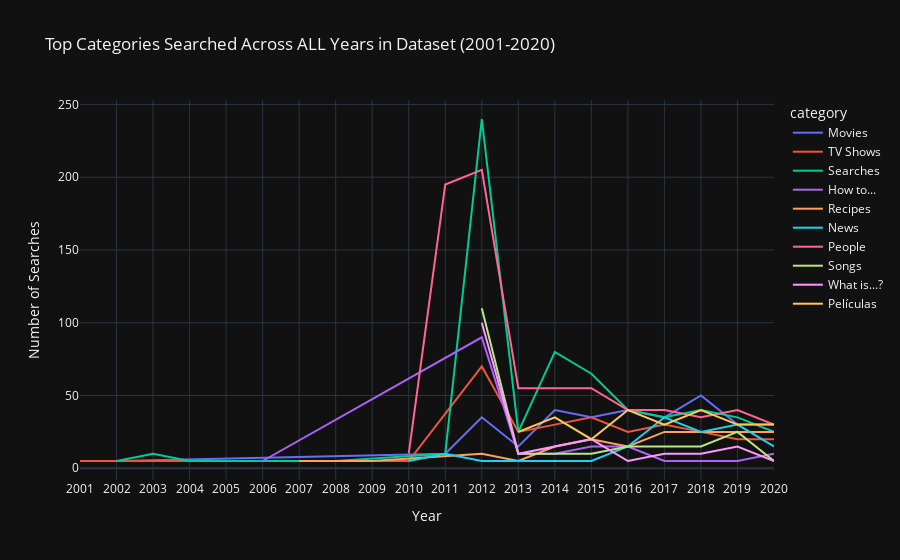

Notebook source saved alongside this figure:
### Markdown cell above
### show top 10 categories based on total count OF ALL TIME (in dataset)
- 2001 - 2020

### Code cell
top_categories = category_trends.groupby('category')['count'].sum().nlargest(10).index
filtered_data = category_trends[category_trends['category'].isin(top_categories)]

fig = px.line(filtered_data, 
              x='year', 
              y='count', 
              color='category', 
              title='Top Categories Searched Across ALL Years in Dataset (2001-2020)', 
              labels={'year': 'Year', 'count': 'Number of Searches'},
              line_group='category',
              hover_name='category')

fig.update_layout(
    xaxis=dict(tickmode='linear', tick0=2001, dtick=1),  
    template='plotly_dark', 
    hovermode='x unified',  # show hover info for all lines on the same x-axis value
    showlegend=True
)

fig.show()

### Figure 1 — Plotly figure (JSON) as saved in the notebook; plotly's stock layout.template omitted (floating-point values rounded to 4 significant figures)
{"data": [{"hovertemplate": "<b>%{hovertext}</b><br><br>category=Movies<br>Year=%{x}<br>Number of Searches=%{y}<extra></extra>", "hovertext": ["Movies", "Movies", "Movies", "Movies", "Movies", "Movies", "Movies", "Movies", "Movies", "Movies", "Movies", "Movies"], "legendgroup": "Movies", "line": {"color": "#636efa", "dash": "solid"}, "marker": {"symbol": "circle"}, "mode": "lines", "name": "Movies", "orientation": "v", "showlegend": true, "type": "scatter", "x": [2001, 2002, 2011, 2012, 2013, 2014, 2015, 2016, 2017, 2018, 2019, 2020], "xaxis": "x", "y": [5, 5, 10, 35, 15, 40, 35, 40, 35, 50, 30, 30], "yaxis": "y"}, {"hovertemplate": "<b>%{hovertext}</b><br><br>category=TV Shows<br>Year=%{x}<br>Number of Searches=%{y}<extra></extra>", "hovertext": ["TV Shows", "TV Shows", "TV Shows", "TV Shows", "TV Shows", "TV Shows", "TV Shows", "TV Shows", "TV Shows", "TV Shows", "TV Shows", "TV Shows", "TV Shows", "TV Shows"], "legendgroup": "TV Shows", "line": {"color": "#EF553B", "dash": "solid"}, "marker": {"symbol": "circle"}, "mode": "lines", "name": "TV Shows", "orientation": "v", "showlegend": true, "type": "scatter", "x": [2001, 2002, 2004, 2008, 2010, 2012, 2013, 2014, 2015, 2016, 2017, 2018, 2019, 2020], "xaxis": "x", "y": [5, 5, 5, 5, 5, 70, 25, 30, 35, 25, 30, 25, 20, 20], "yaxis": "y"}, {"hovertemplate": "<b>%{hovertext}</b><br><br>category=Searches<br>Year=%{x}<br>Number of Searches=%{y}<extra></extra>", "hovertext": ["Searches", "Searches", "Searches", "Searches", "Searches", "Searches", "Searches", "Searches", "Searches", "Searches", "Searches", "Searches", "Searches", "Searches"], "legendgroup": "Searches", "line": {"color": "#00cc96", "dash": "solid"}, "marker": {"symbol": "circle"}, "mode": "lines", "name": "Searches", "orientation": "v", "showlegend": true, "type": "scatter", "x": [2002, 2003, 2004, 2008, 2011, 2012, 2013, 2014, 2015, 2016, 2017, 2018, 2019, 2020], "xaxis": "x", "y": [5, 10, 5, 5, 10, 240, 25, 80, 65, 40, 35, 40, 35, 25], "yaxis": "y"}, {"hovertemplate": "<b>%{hovertext}</b><br><br>category=How to...<br>Year=%{x}<br>Number of Searches=%{y}<extra></extra>", "hovertext": ["How to...", "How to...", "How to...", "How to...", "How to...", "How to...", "How to...", "How to...", "How to...", "How to..."], "legendgroup": "How to...", "line": {"color": "#ab63fa", "dash": "solid"}, "marker": {"symbol": "circle"}, "mode": "lines", "name": "How to...", "orientation": "v", "showlegend": true, "type": "scatter", "x": [2006, 2012, 2013, 2014, 2015, 2016, 2017, 2018, 2019, 2020], "xaxis": "x", "y": [5, 90, 10, 10, 15, 15, 5, 5, 5, 10], "yaxis": "y"}, {"hovertemplate": "<b>%{hovertext}</b><br><br>category=Recipes<br>Year=%{x}<br>Number of Searches=%{y}<extra></extra>", "hovertext": ["Recipes", "Recipes", "Recipes", "Recipes", "Recipes", "Recipes", "Recipes", "Recipes", "Recipes", "Recipes", "Recipes"], "legendgroup": "Recipes", "line": {"color": "#FFA15A", "dash": "solid"}, "marker": {"symbol": "circle"}, "mode": "lines", "name": "Recipes", "orientation": "v", "showlegend": true, "type": "scatter", "x": [2007, 2009, 2012, 2013, 2014, 2015, 2016, 2017, 2018, 2019, 2020], "xaxis": "x", "y": [5, 5, 10, 5, 15, 20, 15, 25, 25, 25, 25], "yaxis": "y"}, {"hovertemplate": "<b>%{hovertext}</b><br><br>category=News<br>Year=%{x}<br>Number of Searches=%{y}<extra></extra>", "hovertext": ["News", "News", "News", "News", "News", "News", "News", "News", "News", "News"], "legendgroup": "News", "line": {"color": "#19d3f3", "dash": "solid"}, "marker": {"symbol": "circle"}, "mode": "lines", "name": "News", "orientation": "v", "showlegend": true, "type": "scatter", "x": [2010, 2011, 2012, 2014, 2015, 2016, 2017, 2018, 2019, 2020], "xaxis": "x", "y": [5, 10, 5, 5, 5, 15, 35, 25, 30, 15], "yaxis": "y"}, {"hovertemplate": "<b>%{hovertext}</b><br><br>category=People<br>Year=%{x}<br>Number of Searches=%{y}<extra></extra>", "hovertext": ["People", "People", "People", "People", "People", "People", "People", "People", "People", "People", "People"], "legendgroup": "People", "line": {"color": "#FF6692", "dash": "solid"}, "marker": {"symbol": "circle"}, "mode": "lines", "name": "People", "orientation": "v", "showlegend": true, "type": "scatter", "x": [2010, 2011, 2012, 2013, 2014, 2015, 2016, 2017, 2018, 2019, 2020], "xaxis": "x", "y": [10, 195, 205, 55, 55, 55, 40, 40, 35, 40, 30], "yaxis": "y"}, {"hovertemplate": "<b>%{hovertext}</b><br><br>category=Songs<br>Year=%{x}<br>Number of Searches=%{y}<extra></extra>", "hovertext": ["Songs", "Songs", "Songs", "Songs", "Songs", "Songs", "Songs", "Songs", "Songs"], "legendgroup": "Songs", "line": {"color": "#B6E880", "dash": "solid"}, "marker": {"symbol": "circle"}, "mode": "lines", "name": "Songs", "orientation": "v", "showlegend": true, "type": "scatter", "x": [2012, 2013, 2014, 2015, 2016, 2017, 2018, 2019, 2020], "xaxis": "x", "y": [110, 10, 10, 10, 15, 15, 15, 25, 5], "yaxis": "y"}, {"hovertemplate": "<b>%{hovertext}</b><br><br>category=What is...?<br>Year=%{x}<br>Number of Searches=%{y}<extra></extra>", "hovertext": ["What is...?", "What is...?", "What is...?", "What is...?", "What is...?", "What is...?", "What is...?", "What is...?"], "legendgroup": "What is...?", "line": {"color": "#FF97FF", "dash": "solid"}, "marker": {"symbol": "circle"}, "mode": "lines", "name": "What is...?", "orientation": "v", "showlegend": true, "type": "scatter", "x": [2012, 2013, 2015, 2016, 2017, 2018, 2019, 2020], "xaxis": "x", "y": [100, 10, 20, 5, 10, 10, 15, 5], "yaxis": "y"}, {"hovertemplate": "<b>%{hovertext}</b><br><br>category=Películas<br>Year=%{x}<br>Number of Searches=%{y}<extra></extra>", "hovertext": ["Películas", "Películas", "Películas", "Películas", "Películas", "Películas", "Películas", "Películas"], "legendgroup": "Películas", "line": {"color": "#FECB52", "dash": "solid"}, "marker": {"symbol": "circle"}, "mode": "lines", "name": "Películas", "orientation": "v", "showlegend": true, "type": "scatter", "x": [2013, 2014, 2015, 2016, 2017, 2018, 2019, 2020], "xaxis": "x", "y": [25, 35, 20, 40, 30, 40, 30, 30], "yaxis": "y"}], "layout": {"hovermode": "x unified", "legend": {"title": {"text": "category"}, "tracegroupgap": 0}, "showlegend": true, "title": {"text": "Top Categories Searched Across ALL Years in Dataset (2001-2020)"}, "xaxis": {"anchor": "y", "domain": [0, 1], "dtick": 1, "tick0": 2001, "tickmode": "linear", "title": {"text": "Year"}}, "yaxis": {"anchor": "x", "domain": [0, 1], "title": {"text": "Number of Searches"}}}}
